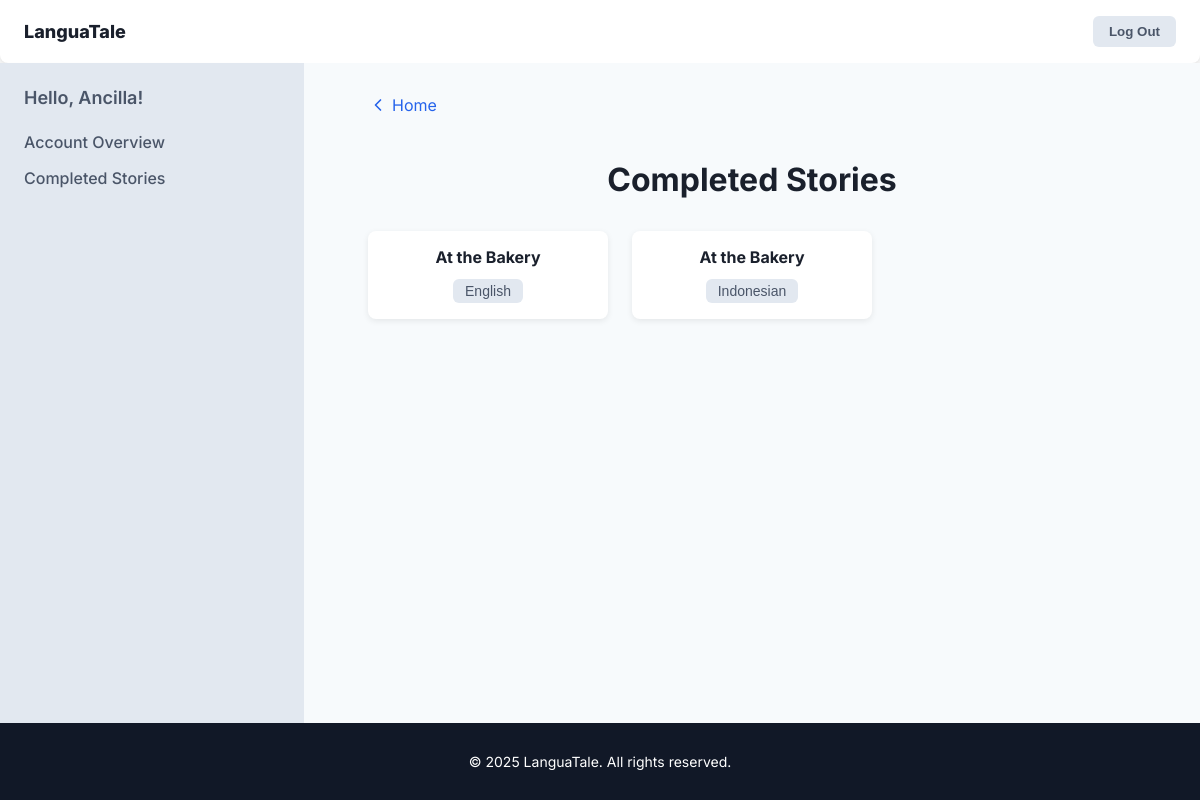
Screenshot of /completed_stories/ (signed in) with the database file from the repository.
### languatale/models.py (models this page shows, shortened)
class CompletedStory(models.Model):
    user = models.ForeignKey(User, on_delete=models.CASCADE, related_name='completed_stories')
    story = models.ForeignKey(Story, on_delete=models.CASCADE)
    language = models.ForeignKey(Language, on_delete=models.CASCADE, null=True, blank=True)
    completed_at = models.DateTimeField(auto_now_add=True)
    class Meta:
        unique_together = ('user', 'story', 'language')

class Story(models.Model):
    title = models.CharField(max_length=200)
    author = models. CharField(max_length=100)
    available_languages = models.ManyToManyField(Language, related_name='stories')
    ink_json_content = JSONField(
        help_text = "The compiled JSON story content of the Ink story exported from Inky.",
        blank = True,
        null = True
    )

class Language(models.Model):
    name = models.CharField(max_length=100, unique=True)

### languatale/views.py (the view)
# urls.py: path('completed_stories/', views.completed_stories, name='completed_stories'),
@login_required
def completed_stories(request):
    completed = CompletedStory.objects.filter(user=request.user)
    context = {
        'completed_stories': completed,
        'first_name': request.user.first_name,
    }
    return render(request, 'completed_stories.html', context)

### languatale/templates/completed_stories.html (shortened to what this page needs)
{% load static %}
<!DOCTYPE html>
<html lang="en">
<head>
    <link rel="stylesheet" href="{% static 'account.css' %}">
    <link rel="stylesheet" href="{% static 'completed_stories.css' %}">
</head>
<body>
<header>
    <div class="header-title">LanguaTale</div>
    <form action="{% url 'logout' %}" method="post">
        <button type="submit" class="logout-button">Log Out</button>
    </form>
</header>
<div class="main-container">
    <aside>
        <div class="sidebar-greeting">Hello, {{ first_name }}!</div>
        <nav>
            <a href="{% url 'account' %}">Account Overview</a>
            <a href="{% url 'completed_stories' %}">Completed Stories</a>
        </nav>
    </aside>
    <main>
        <div class="back-to-home">
            <a href="{% url 'home' %}">
                <svg xmlns="http://www.w3.org/2000/svg" viewBox="0 0 24 24" fill="none" stroke="currentColor" stroke-width="2" stroke-linecap="round" stroke-linejoin="round">
                    <polyline points="15 18 9 12 15 6"></polyline>
                </svg>
                Home
            </a>
        </div>
        <h1 class="page-title">Completed Stories</h1>
        <div class="stories-grid">
            {% for completed_story in completed_stories %}
            <div class="story-card">
                <div class="story-title">{{ completed_story.story.title }}</div>
                <button class="language-button">{{ completed_story.language.name }}</button>
            </div>
            {% empty %}
            <p>No completed stories yet.</p>
            {% endfor %}
        </div>
    </main>
</div>
<footer>
    <p>© 2025 LanguaTale. All rights reserved.</p>
</footer>
</body>
</html>

### languatale/static/account.css (style rules this page uses)
body { font-family: 'Inter', sans-serif; background: #f3f3f3; margin: 0; padding: 0; display: flex; flex-direction: column; min-height: 100vh; }
header { background-color: #ffffff; box-shadow: 0 1px 2px 0 rgba(0, 0, 0, 0.05); padding: 1rem 1.5rem; display: flex; align-items: center; justify-content: space-between; border-bottom-left-radius: 0.5rem; border-bottom-right-radius: 0.5rem; }
.header-title { font-size: 1.125rem; font-weight: 800; color: #1a202c; }
.logout-button { padding: 0.5rem 1rem; background: #e2e8f0; color: #4a5568; border-radius: 0.375rem; font-weight: 600; border: none; cursor: pointer; transition: background-color 0.15s ease-in-out; }
.main-container { display: flex; flex: 1; }
aside { width: 16rem; background: #e2e8f0; padding: 1.5rem; display: flex; flex-direction: column; align-items: flex-start; gap: 1.5rem; box-shadow: 0 4px 6px -1px rgba(0, 0, 0, 0.1), 0 2px 4px -1px rgba(0, 0, 0, 0.06); }
.sidebar-greeting { font-size: 1.125rem; font-weight: 600; color: #4a5568; }
nav { display: flex; flex-direction: column; gap: 1rem; width: 100%; }
nav a { color: #4a5568; text-decoration: none; font-weight: 500; }
main { flex: 1; padding: 2rem; display: flex; flex-direction: column; align-items: center; background: #f7fafc; }
.back-to-home { width: 100%; max-width: 48rem; display: flex; justify-content: flex-start; margin-bottom: 1.5rem; }
.back-to-home a { display: flex; align-items: center; color: #2563eb; text-decoration: none; }
.back-to-home svg { height: 1.25rem; width: 1.25rem; margin-right: 0.25rem; }
.page-title { font-size: 2rem; font-weight: 700; color: #1a202c; margin-bottom: 2rem; }
footer { background-color: #111827; color: #ffffff; text-align: center; padding: 1rem; font-size: 0.875rem; height: 45px; }

### languatale/static/completed_stories.css (style rules this page uses)
.stories-grid { display: grid; grid-template-columns: repeat(auto-fill, minmax(200px, 1fr)); gap: 1.5rem; width: 100%; max-width: 48rem; }
.story-card { background: white; border-radius: 0.5rem; box-shadow: 0 2px 6px rgba(0, 0, 0, 0.08); padding: 1rem; text-align: center; transition: transform 0.15s ease-in-out; }
.story-title { font-weight: 700; color: #1a202c; margin-bottom: 0.75rem; }
.language-button { background: #e2e8f0; color: #4a5568; border: none; padding: 0.25rem 0.75rem; border-radius: 0.375rem; font-size: 0.875rem; font-weight: 500; cursor: default; }

### rows the page displays
CompletedStory: story "At the Bakery", language.name "English"
CompletedStory: story "At the Bakery", language.name "Indonesian"

### other values shown
{{ first_name }} "Ancilla"
